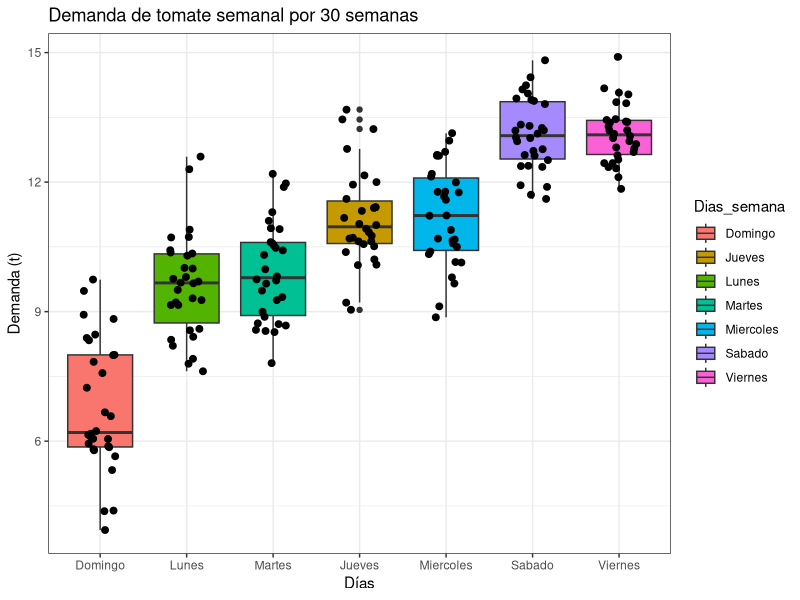
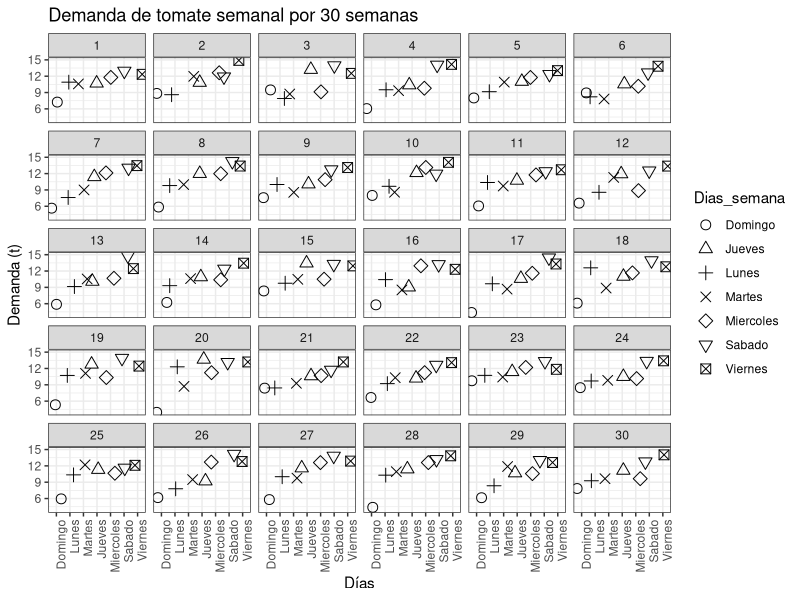
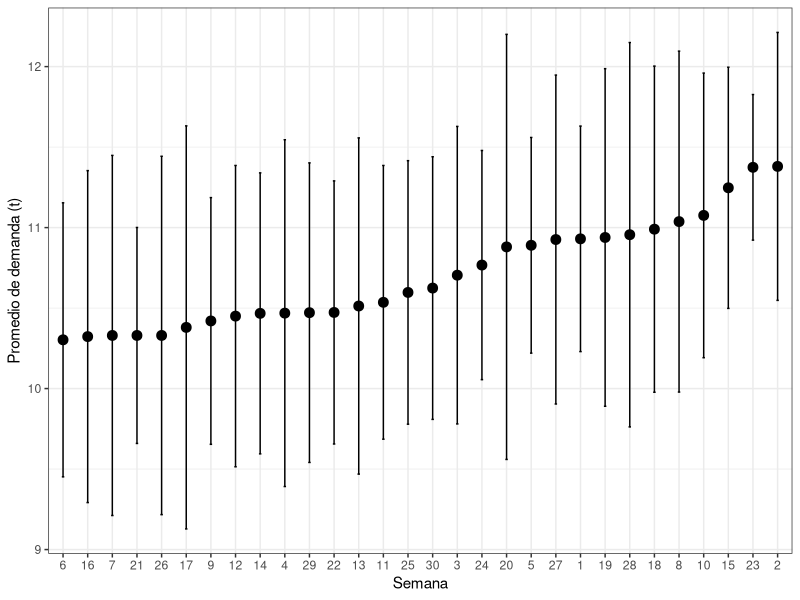

Write the R code that produced these figures, in order.
## ---- chunk 1
knitr::opts_chunk$set(
	echo = F,
	message = FALSE,
	warning = FALSE
)
library(tidyverse)
## ---- chunk 2
library(readr)
tomate <- read_delim("../Demanda_tomate/Datos_tomate.csv", 
    delim = ";", escape_double = FALSE, trim_ws = TRUE)

knitr::kable(tomate)
## ---- chunk 3
tomate <- tomate %>% pivot_longer(c("Lunes", "Martes", "Miercoles", "Jueves", "Viernes", "Sabado", "Domingo"), names_to = "Dias_semana", values_to = "Demanda")

tomate$Semana = as.factor(tomate$Semana)

## ---- chunk 4
tomate %>% 
  ggplot(aes(x = reorder(Dias_semana, Demanda), y = Demanda)) +
  #facet_wrap(~Semana) +
  geom_boxplot(aes(fill = Dias_semana)) +
  geom_jitter(width = 0.2, size = 2) +
  theme_bw() +
  labs(x = "Días", y = "Demanda (t)", title = "Demanda de tomate semanal por 30 semanas") 
## ---- chunk 5
tomate %>% 
  ggplot(aes(x = reorder(Dias_semana, Demanda), y = Demanda)) +
  facet_wrap(~Semana) +
  geom_jitter(aes(shape = Dias_semana), size = 3) +
  scale_shape_manual(values=c(1:7)) +
  theme_bw() +
  theme(axis.text.x = element_text(hjust = 1 , angle = 90)) +
  labs(x = "Días", y = "Demanda (t)", title = "Demanda de tomate semanal por 30 semanas") 
## ---- chunk 6
tomate_se <- tomate %>% group_by(Semana) %>% summarize(n = n(),
         mean = mean(Demanda),
         sd = sd(Demanda),
         se = sd / sqrt(n),
         ci = qt(0.975, df = n - 1) * sd / sqrt(n))  

knitr::kable(tomate_se %>% select(-c(n, se, ci)))
## ---- chunk 7
tomate_se %>% ggplot(aes(x = reorder(Semana, mean),
           y = mean,
           group = 1)) +
  geom_point(size = 3) +
  geom_errorbar(aes(ymin = mean - se,
                    ymax = mean + se),
                width = .1) +
  theme_bw() +
  labs(x = "Semana", y = "Promedio de demanda (t)")
